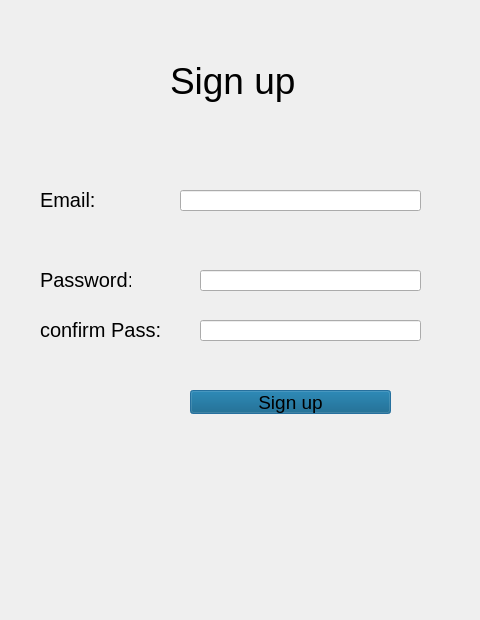
<?xml version="1.0" encoding="UTF-8"?>
<ui version="4.0">
 <class>Dialog</class>
 <widget class="QDialog" name="Dialog">
  <property name="geometry">
   <rect>
    <x>0</x>
    <y>0</y>
    <width>480</width>
    <height>620</height>
   </rect>
  </property>
  <property name="windowTitle">
   <string>Dialog</string>
  </property>
  <widget class="QLabel" name="label">
   <property name="geometry">
    <rect>
     <x>170</x>
     <y>30</y>
     <width>141</width>
     <height>101</height>
    </rect>
   </property>
   <property name="styleSheet">
    <string notr="true">font-size:28pt;</string>
   </property>
   <property name="text">
    <string>Sign up</string>
   </property>
  </widget>
  <widget class="QLabel" name="label_2">
   <property name="geometry">
    <rect>
     <x>40</x>
     <y>190</y>
     <width>71</width>
     <height>20</height>
    </rect>
   </property>
   <property name="styleSheet">
    <string notr="true">font-size:15pt;</string>
   </property>
   <property name="text">
    <string>Email:</string>
   </property>
  </widget>
  <widget class="QLineEdit" name="email">
   <property name="geometry">
    <rect>
     <x>180</x>
     <y>190</y>
     <width>241</width>
     <height>21</height>
    </rect>
   </property>
  </widget>
  <widget class="QLineEdit" name="password">
   <property name="geometry">
    <rect>
     <x>200</x>
     <y>270</y>
     <width>221</width>
     <height>21</height>
    </rect>
   </property>
  </widget>
  <widget class="QLabel" name="label_3">
   <property name="geometry">
    <rect>
     <x>40</x>
     <y>270</y>
     <width>91</width>
     <height>20</height>
    </rect>
   </property>
   <property name="styleSheet">
    <string notr="true">font-size:15pt;</string>
   </property>
   <property name="text">
    <string>Password:</string>
   </property>
  </widget>
  <widget class="QPushButton" name="signupbutton">
   <property name="geometry">
    <rect>
     <x>190</x>
     <y>390</y>
     <width>201</width>
     <height>24</height>
    </rect>
   </property>
   <property name="styleSheet">
    <string notr="true">background-color: rgb(0, 85, 127);font-size:14pt;</string>
   </property>
   <property name="text">
    <string>Sign up</string>
   </property>
  </widget>
  <widget class="QLineEdit" name="confirmpass">
   <property name="geometry">
    <rect>
     <x>200</x>
     <y>320</y>
     <width>221</width>
     <height>21</height>
    </rect>
   </property>
  </widget>
  <widget class="QLabel" name="label_4">
   <property name="geometry">
    <rect>
     <x>40</x>
     <y>320</y>
     <width>141</width>
     <height>20</height>
    </rect>
   </property>
   <property name="styleSheet">
    <string notr="true">font-size:15pt;</string>
   </property>
   <property name="text">
    <string>confirm Pass:</string>
   </property>
  </widget>
 </widget>
 <resources/>
 <connections/>
</ui>
